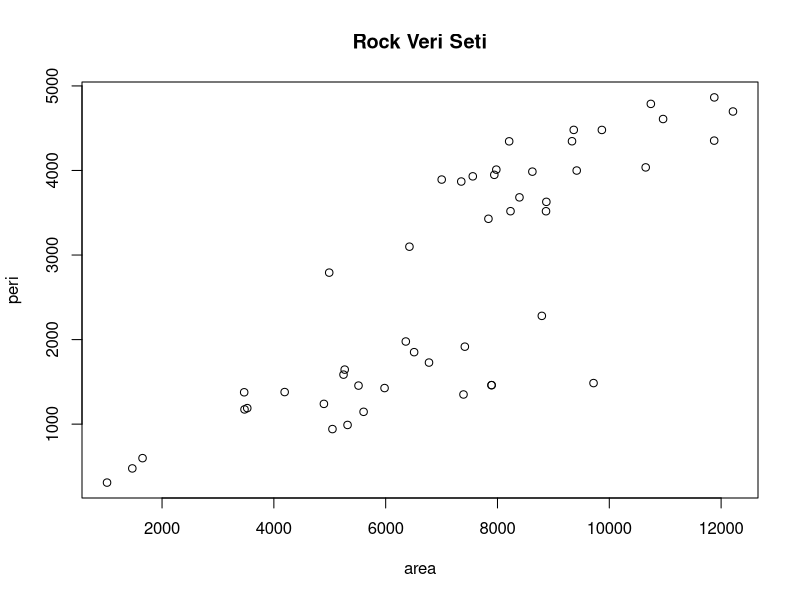
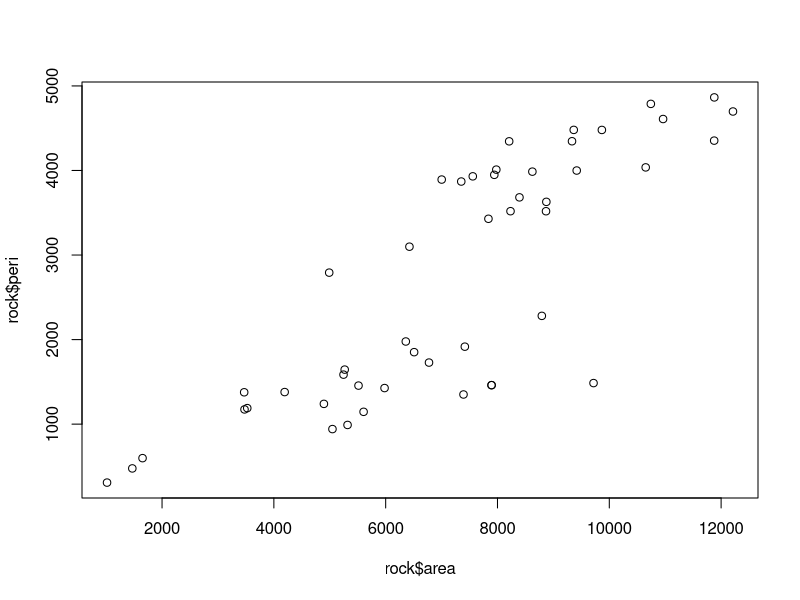
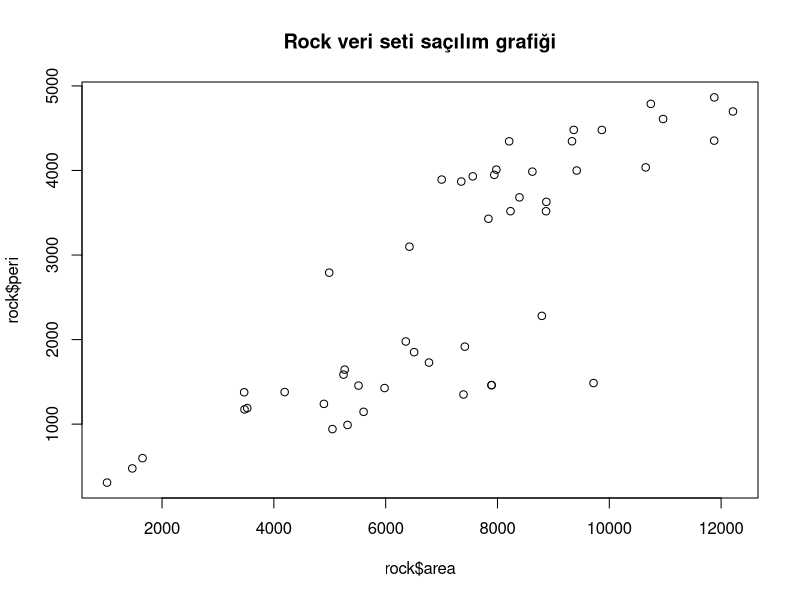
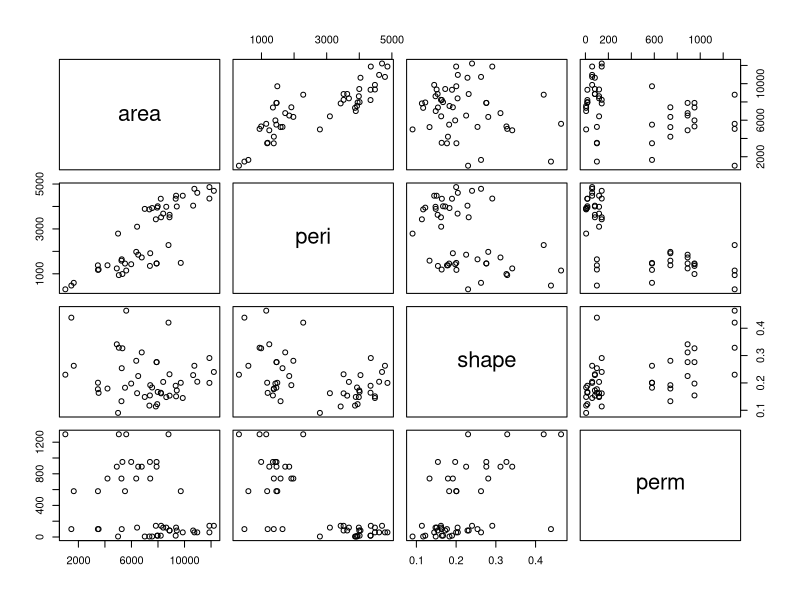
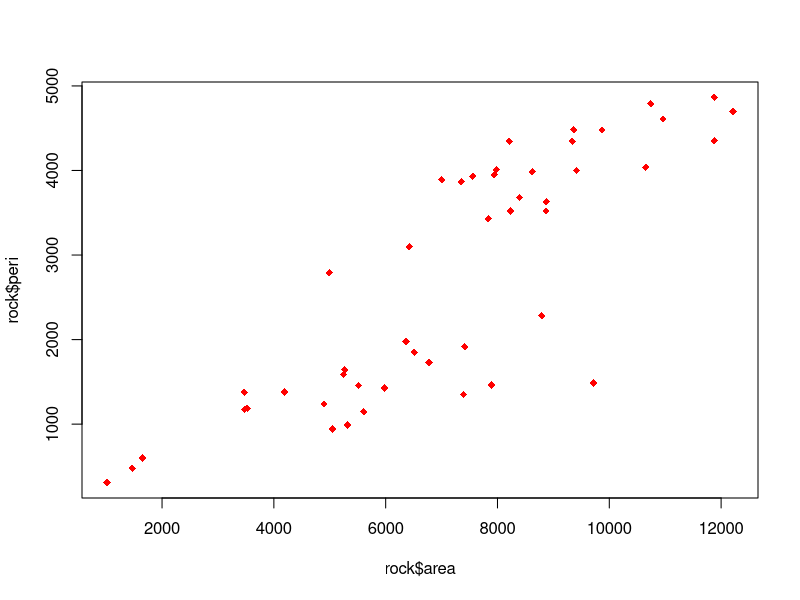
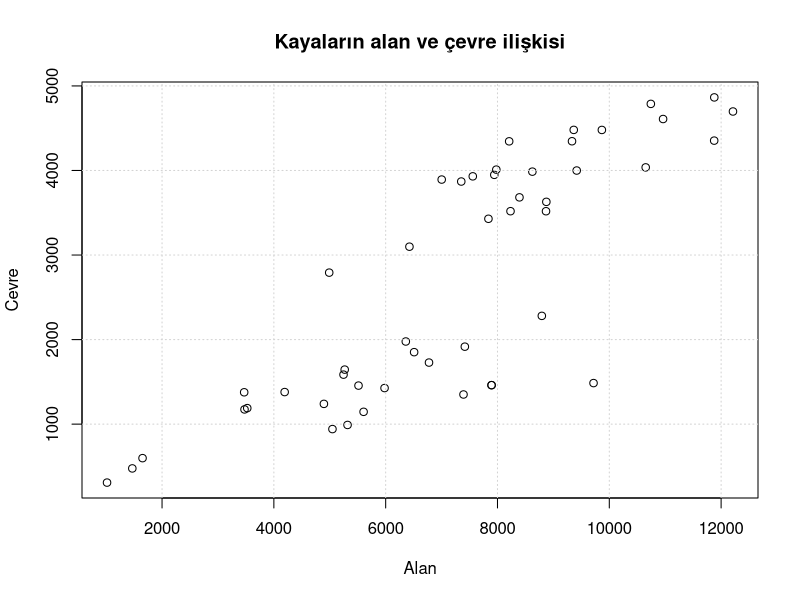
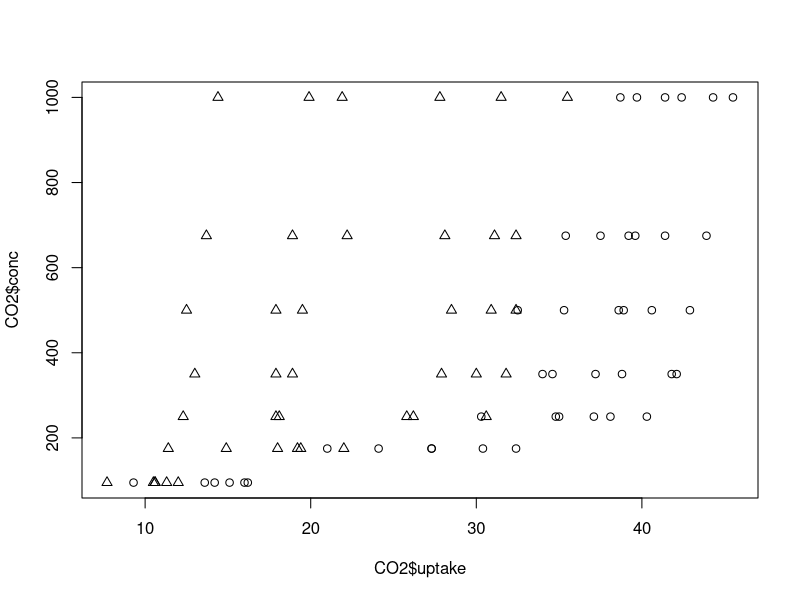
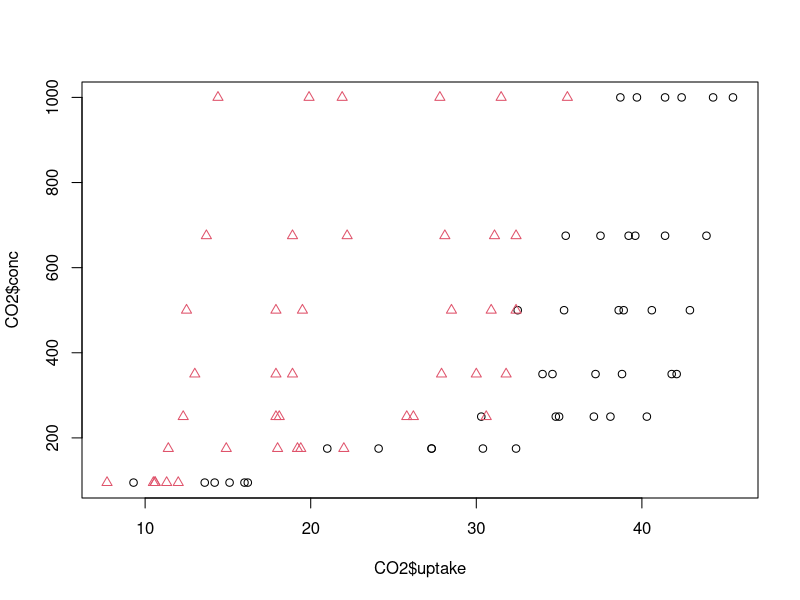

The R script that drew these images, in order:
####R'DA GRAFİK ÇİZDİRMENİN FARKLI YÖNTEMLERİ####
library(datasets) #R'ın temel kurulumu içinde bulunan ve birçok örnek veri setini içeren bir pakettir. 
ls("package:datasets") #datasetteki pakeleri göserir
head(rock) #rock paketinin ilk 6 elemanı

with(rock, plot(area, peri)) #çizim
title(main = "Rock Veri Seti")#çizime başlık eklenir

#çizimi rock.png dosyasına kopyalamak için 
pdf(file="cizim1.pdf")#bir PDF dosyasına çizimleri kaydetmek için kullanılır
dev.off() #çizim gereci kapatılır
dev.copy(png, file="rock.png") #çizimi rock.png dosyasına kopyalar

#SERPİLME GRAFİĞİ#
plot(rock$area,rock$peri) #alan çevre grafiği
plot(rock$area, rock$peri, main="Rock veri seti saçılım grafiği") #başlık ekler

plot(rock) #ikiden fazla değişkenin birbirine göre çizimi

#en çok kullanılan argümanlar:
#pch: çizim sembolü, belirtilmemişse içi boş çember kullanılır
#lty: line type, doğru türü (noktalı, kesik çizgi vb.)
#lwd: line width, çizgi kalınlığı
#col: renk isimleri için colors() yazabilirsiniz
#xlab: x ekseni etiketi
#ylab:y ekseni etiketi
#cex: nokta büyüklüğü
plot(rock$area, rock$peri, pch=18, col="red", cex=1) # 18 numaralı sembol(bir yıldız şeklinde bir semboldür), kırmızı renkli, 1 büyüklüğünde noktalı serpilme grafiği

plot(rock$area, rock$peri,
     main="Kayaların alan ve çevre ilişkisi",
     xlab="Alan",
     ylab="Cevre")
grid() #R'da grafik penceresine bir ızgara eklemek için kullanılır.

plot(CO2$uptake, CO2$conc, pch=as.integer(CO2$Type))
#CO2$uptake ve CO2$conc: Bu ifadeler, "CO2" veri setindeki "uptake" ve "conc" sütunlarını seçer.
#pch=as.integer(CO2$Type): Bu ifade, noktaların sembolünü belirler. "Type" sütunu, farklı tip verileri içerir ve bu tiplere karşılık gelen sayısal değerlerle semboller belirlenir. 
#as.integer() fonksiyonu, "Type" sütunundaki faktör değerlerini sayısal değerlere dönüştürür.

#işaretlerin renklerini de farklılaştırmak 
plot(CO2$uptake,CO2$conc,pch=as.integer(CO2$Type),col=as.integer(CO2$Type))
#pch=as.integer(CO2$Type): Bu ifade, noktaların sembolünü belirler. Her bir kategoriye bir sembol atanır.
#col=as.integer(CO2$Type): Bu ifade, noktaların rengini belirler. Her bir kategoriye farklı bir renk atanır.

#par fonksiyonu ile degistirilecek pek cok ozellik var.
liste=par() #par() fonksiyonunu çağırarak grafik parametrelerinin bir listesini döndürür. 
#par() fonksiyonu, grafik ayarlarını kontrol etmek için kullanılır ve farklı grafik parametrelerini içeren bir liste döndürür.
length(liste) #listenin eleman sayısı
names(liste)#listenin elemanları

par("lty")
par("col")
par("cex")

plot(CO2$uptake,CO2$conc,pch=as.integer(CO2$Type))
legend(x=10,y=900, c("Quebec","Mississipi"), pch=1:2)

plot(CO2$uptake,CO2$conc,pch=as.integer(CO2$Type))
legend("top", c("Quebec","Mississipi"), pch=1:2)

coplot(conc~uptake|Type,data=CO2) # Bu ifade, "conc" değişkeninin "uptake" değişkenine göre nasıl değiştiğini gösteren bir yığın kutu grafiği oluşturur. "Type" değişkeni, kategorileri belirler ve bu kategorilere göre ayrı ayrı yığın kutu grafiği çizilir.

par(mfrow=c(1,2))
plot(mtcars$wt,mtcars$mpg,main="mpg~wt",pch=16,col="red")
plot(mtcars$wt,mtcars$disp,main="disp~wt",pch=16,col="blue")
mtext("Ana Başlik",line=-2,outer=TRUE,cex=1.5)
mtext("Ana Başlik")

#SÜTUN GRAFİĞİ#
# Cizdirilen degisken kategorik bir degiskense plot() komutu sutun grafik cizdirir.
par(mfrow=c(1,1))
plot(iris$Species)
plot(CO2$uptake)
# aynı zamanda sutun grafigi icin geliştirilen fonksiyon
barplot(c(3,4,2,6,7))

#ÇİZGİ GRAFİĞİ#
x=seq(from=-3,to=3,by=0.01) ## x'e -3 ile 3 arasında 0.01 aralıklarla değerler atadık
x
y=dnorm(x) #x değerleri üzerindeki normal dağılımın yoğunluk fonksiyonunu hesapladık Bu hesaplamayı yapmak, normal dağılımın belirli bir değerdeki yoğunluğunu anlamak veya grafikle görselleştirmek için kullanılabilir. 
y
par(mfrow=c(1,1)) #Çift sütunlu bir grafik düzeni belirledik
plot(x,y,main="Nokta grafik") #İlk grafik: Nokta grafik
plot(x,y, type="l", main="Cizgi grafik") # İkinci grafik: Çizgi grafik

# type argumanı icin:
# p: noktalar (points)
# l: cizgi (lines)
# o: noktalı cizgi (nota ve cizgi bir arada (overploƩed))
# b: noktalı çizgi ama cizgiler noktalara dokunmaz
# c: noktalı cizgi, noktaların olması gereken yerler boş kalır
# s,S: (Step) merdiven basamakları
# h: histogram
# n: bos (grafigi eksenler, eksen isimleri ve baslıkla cizdirip bos bırakmak ve sonraki adımda points ve lines komutları ile eklemeler yapmak için kullanılır.)
# type="n" argümanı özellikle çoklu verilerle çalışmak için faydalıdır.

x = 1:5 
y = sample(1:100, 5)
plot(x,y, type="h")


